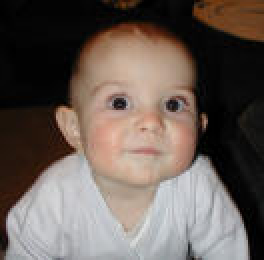
%> input picture Baby.jpg, 132 x 130 px (shown 2 times larger)
$ octave Baby.m   (GNU Octave 9; MATLAB toolbox functions it lacks are replaced by stand-ins)
%> lines starting %> are read from the running program, lines starting %| are printed output that depends on the picture
%% Import image and convert it into greyscale

img_baby = imread('Baby.jpg');
%> img_baby is the input picture: size 130x132x3 uint8; mean R, G, B 105.6, 93.9, 87.2
img_baby = imresize(img_baby, 0.8);
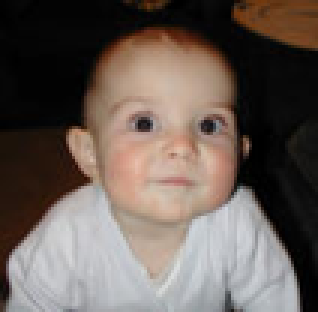
%> img_baby: size 104x106x3 uint8 (shown 3 times larger); mean R, G, B 105.6, 93.9, 87.2

img_1 = rgb2gray(img_baby);
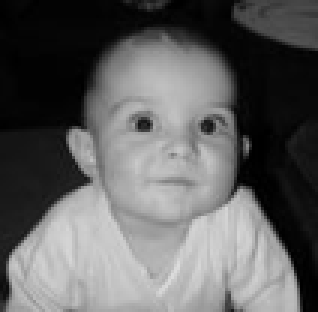
%> img_1: size 104x106 uint8 (shown 3 times larger); min 0, max 221, mean 96.6
img_1 = double(img_1);
%> img_1: size 104x106 double

[m, n] = size(img_1);
%> m = 104; n = 106

total = m*n; %count the total amount of pixels
%> total = 11024

brightness = img_1(:); %record the brightness level of each pixel from columns to columns


%% Patameter Setting 1

r = 11;
sigma_I = 17.85;
sigma_X = 8;


%% Constructing Adjancency Matrix for Parameter Setting 1

tic
W = sparse(total, total); %Create an empty adjacency matrix

%> (the run ends here)
